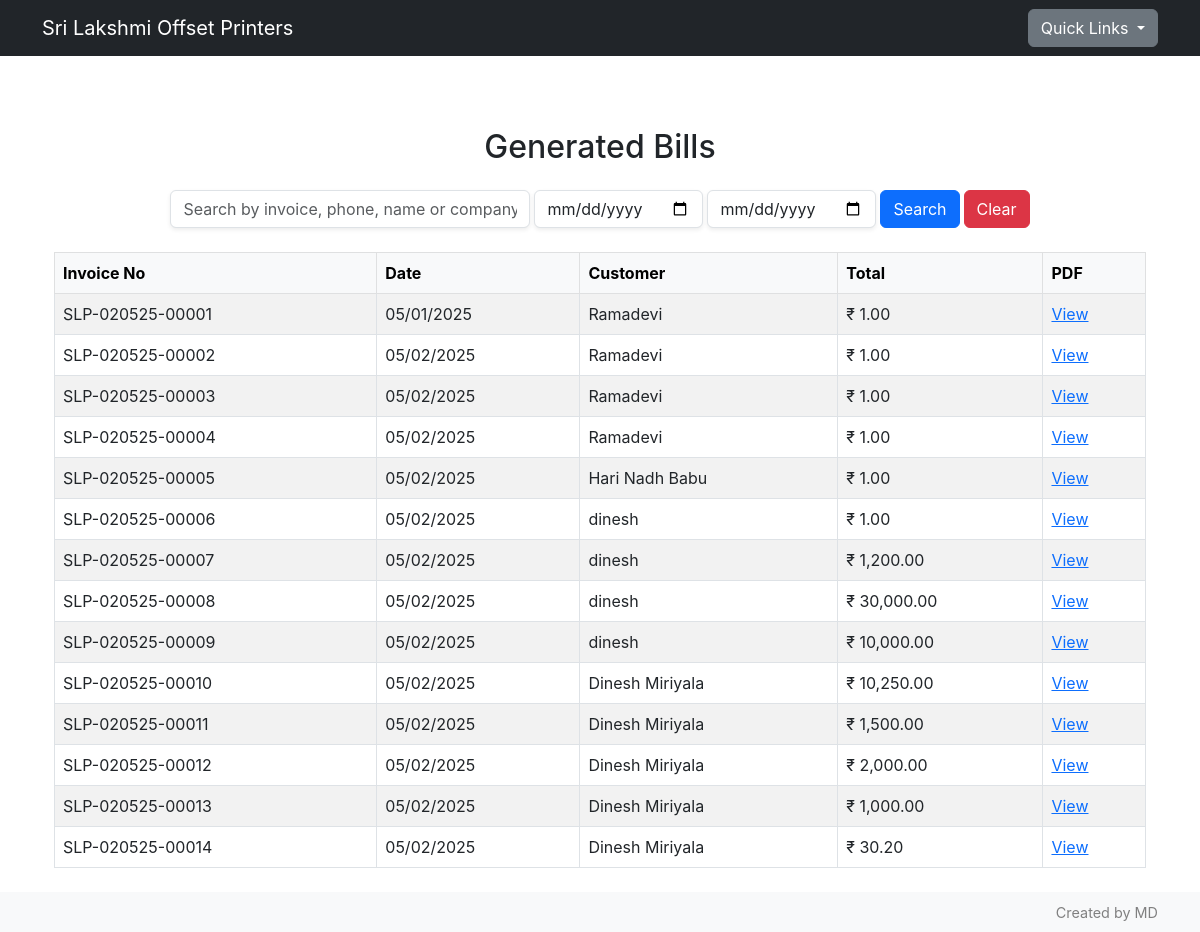
The app's page /view_bills with its own data.
### db/models.py (models this page shows)
class invoice(db.Model):
    id = db.Column(db.Integer, primary_key=True)
    invoiceId = db.Column(db.String(50), unique=True, nullable=False)
    customerId = db.Column(db.Integer, db.ForeignKey("customer.id"), nullable=False)
    createdAt = db.Column(db.DateTime, default=datetime.utcnow)
    pdfPath = db.Column(db.String(255), nullable=False)
    totalAmount = db.Column(db.Float, nullable=False)
    items = db.relationship("invoiceItem", backref="invoice", lazy=True)

class customer(db.Model):
    id = db.Column(db.Integer, primary_key=True)
    name = db.Column(db.String(50), nullable=False)
    company = db.Column(db.String(50))
    phone = db.Column(db.String(50), nullable=False, unique=True)
    email = db.Column(db.String(50))
    gst = db.Column(db.String(30))
    address = db.Column(db.Text)
    businessType = db.Column(db.String(50))
    invoices = db.relationship("invoice", backref="customer", lazy= True)
    createdAt = db.Column(db.DateTime, default=datetime.utcnow())

### app.py (the view)
@app.route('/view_bills')
def view_bills():
    query = request.args.get('q', '').lower()
    phone = request.args.get('phone')
    start_date = request.args.get('start_date')
    end_date = request.args.get('end_date')
    invoices = invoice.query.options(joinedload(invoice.customer)).all()
    results = []
    for inv in invoices:
        customer = inv.customer
        dateStr = inv.createdAt.strftime('%m/%d/%Y')
        invoiceFilename = f"{inv.invoiceId}.pdf"
        record = {
            "invoice_no" : inv.invoiceId,
            "date" : dateStr,
            "customer_name" : customer.name,
            "phone" : customer.phone,
            "total" : f"{inv.totalAmount: ,.2f}",
            "filename" : invoiceFilename
        }
        results.append(record)
    bills = results #default
    if phone:
        bills = [b for b in results if b.get('phone') == phone]
    elif query:
        bills = [
            b for b in results
            if query in b['customer_name'].lower() or query in b.get('phone', '') or query in b['invoice_no']
        ]
    try:
        start = datetime.strptime(start_date, '%Y-%m-%d').date()
        end = datetime.strptime(end_date, '%Y-%m-%d').date()
        bills = [b for b in results if start <= datetime.strptime(b['date'], '%Y-%m-%d').date() <= end]
    except Exception as e:
        pass
    return render_template('view_bills.html', bills=bills)

### app.py (called while the page is built)
@app.template_filter('datetimeformat')
def datetimeformat(value, format='%d-%m-%Y'):
    if not value:
        return ''
    try:
        if isinstance(value, str):
            value = datetime.strptime(value, '%Y-%m-%d')
        return value.strftime(format)
    except Exception:
        return value

### templates/view_bills.html
{% extends 'base.html' %}
{% block content %}
<div class="container py-4">
  <h2 class="mb-4 text-center">Generated Bills</h2>
  <form method="GET" action="{{ url_for('view_bills') }}" class="row g-1 mb-4 justify-content-center align-items-end">
    <div class="col-auto">
      <input type="text" name="q" class="form-control shadow-sm" style="min-width: 360px;" placeholder="Search by invoice, phone, name or company" value="{{ request.args.get('q', '') }}">
    </div>
    <div class="col-auto">
      <input type="date" name="start_date" class="form-control shadow-sm" style="min-width: 150px;" value="{{ request.args.get('start_date', '') | datetimeformat('%Y-%m-%d') }}">
    </div>
    <div class="col-auto">
      <input type="date" name="end_date" class="form-control shadow-sm" style="min-width: 150px;" value="{{ request.args.get('end_date', '') | datetimeformat('%Y-%m-%d') }}">
    </div>
    <div class="col-auto">
      <button type="submit" class="btn btn-primary">Search</button>
    </div>
    <div class="col-auto">
      <a href="{{ url_for('view_bills') }}" class="btn btn-danger">Clear</a>
    </div>
  </form>
  {% if bills %}
    <div class="table-responsive">
      <table class="table table-striped table-bordered align-middle text-start">
        <thead class="table-light">
          <tr>
            <th>Invoice No</th>
            <th>Date</th>
            <th>Customer</th>
            <th>Total</th>
            <th>PDF</th>
          </tr>
        </thead>
        <tbody>
          {% for bill in bills %}
          <tr>
            <td>{{ bill.invoice_no }}</td>
            <td>{{ bill.date | datetimeformat }}</td>
            <td>{{ bill.customer_name }}</td>
            <td>₹{{ bill.total }}</td>
            <td><a href="{{ url_for('static', filename='pdfs/' + bill.filename) }}" target="_blank">View</a></td>
          </tr>
          {% endfor %}
        </tbody>
      </table>
    </div>
  {% else %}
    <p class="text-center text-muted">No bills have been generated yet.</p>
  {% endif %}
</div>
{% endblock %}

### static/css/style.css (style rules this page uses)
body { font-family: -apple-system, BlinkMacSystemFont, "Segoe UI", Roboto, "Helvetica Neue", Arial, sans-serif; }

### records on screen
invoice: invoice_no "SLP-020525-00001", date "05/01/2025", customer_name "Ramadevi", total "1.00"
invoice: invoice_no "SLP-020525-00002"
customer: customer_name "Ramadevi" "Ramadevi" "Ramadevi"
invoice: invoice_no "SLP-020525-00003"
invoice: invoice_no "SLP-020525-00004"
invoice: invoice_no "SLP-020525-00005", date "05/02/2025", customer_name "Hari Nadh Babu", total "1.00"
invoice: invoice_no "SLP-020525-00006", date "05/02/2025", customer_name "dinesh", total "1.00"
invoice: invoice_no "SLP-020525-00007"
customer: customer_name "dinesh" "dinesh" "dinesh"
invoice: invoice_no "SLP-020525-00008"
invoice: invoice_no "SLP-020525-00009"
invoice: invoice_no "SLP-020525-00010", date "05/02/2025", customer_name "Dinesh Miriyala", total "10,250.00"
invoice: invoice_no "SLP-020525-00011"
customer: customer_name "Dinesh Miriyala" "Dinesh Miriyala" "Dinesh Miriyala" "Dinesh Miriyala"
invoice: invoice_no "SLP-020525-00012"
invoice: invoice_no "SLP-020525-00013"
invoice: invoice_no "SLP-020525-00014"

### other values on screen
{{ bill.date | datetimeformat }} "05/02/2025" "05/02/2025" "05/02/2025" "05/02/2025" "05/02/2025" "05/02/2025" "05/02/2025" "05/02/2025" "05/02/2025" "05/02/2025"
{{ bill.total }} "1.00" "1.00" "1.00" "1,200.00" "30,000.00" "10,000.00" "1,500.00" "2,000.00" "1,000.00" "30.20"
